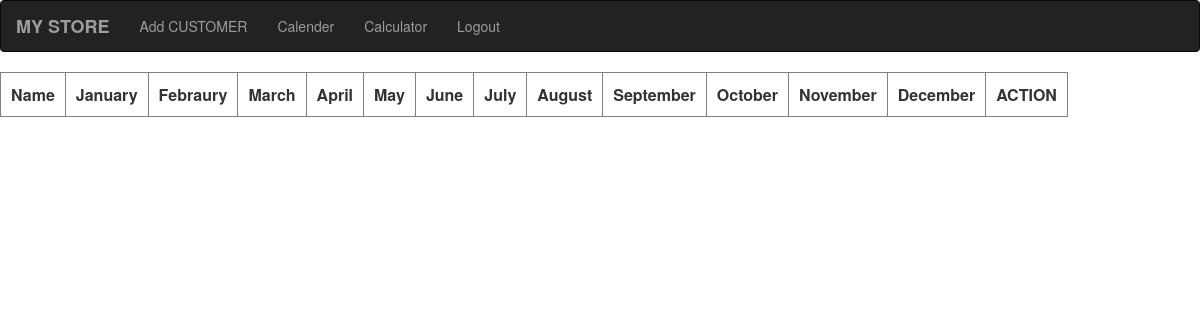
The app's page /monthly/, older data.
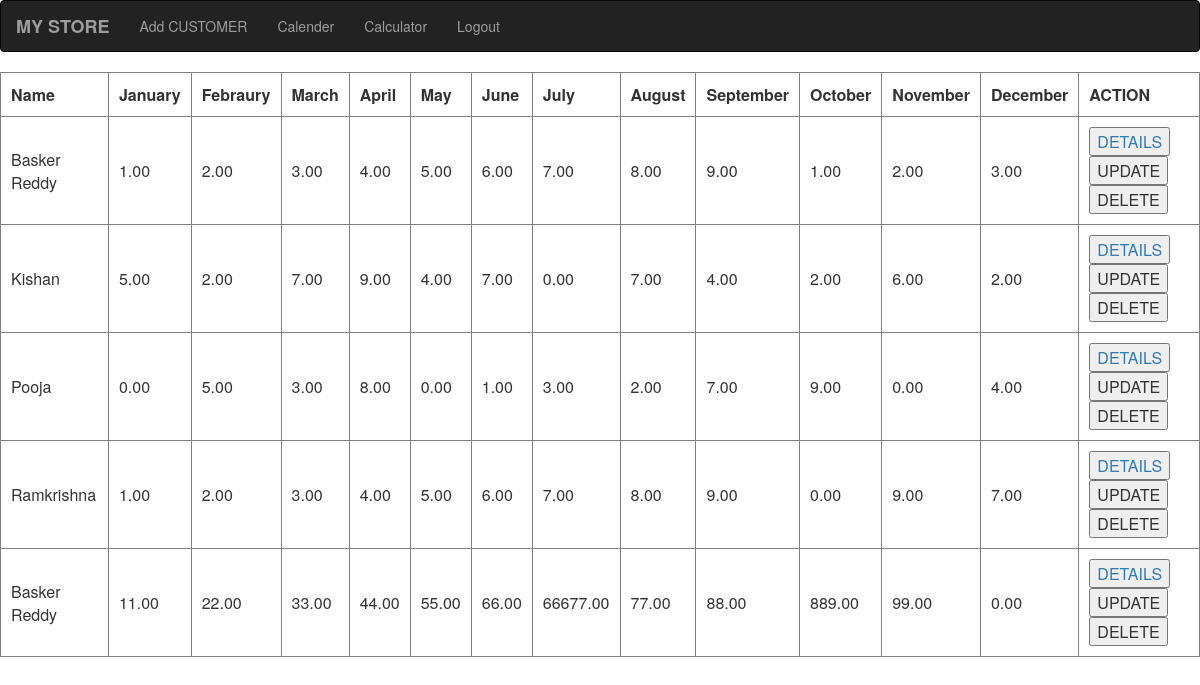
The same page, newer data.
### mystoree/models.py (models this page shows, shortened)
class Monthly(models.Model):
    name=models.ForeignKey(Customer,on_delete=models.CASCADE,related_name='mon',null=True,blank=True)
    january = models.DecimalField(max_digits=10,decimal_places=2)
    febraury = models.DecimalField(max_digits=10,decimal_places=2)
    march = models.DecimalField(max_digits=10,decimal_places=2)
    april = models.DecimalField(max_digits=10,decimal_places=2)
    may = models.DecimalField(max_digits=10,decimal_places=2)
    june = models.DecimalField(max_digits=10,decimal_places=2)
    july = models.DecimalField(max_digits=10,decimal_places=2)
    august = models.DecimalField(max_digits=10,decimal_places=2)
    september = models.DecimalField(max_digits=10,decimal_places=2)
    october = models.DecimalField(max_digits=10,decimal_places=2)
    november = models.DecimalField(max_digits=10,decimal_places=2)
    december = models.DecimalField(max_digits=10,decimal_places=2)

class Customer(models.Model):
    cname = models.CharField(max_length=50)
    cphoto = models.ImageField(upload_to='images/',default='default_image.jpg')
    cphone = models.CharField(max_length=10)
    caddress = models.CharField(max_length=200)

### mystoree/views.py (the view)
# urls.py: path('monthly/',views.monthly,name='monthly'),
def monthly(request):
    mon = Monthly.objects.all()
    return render(request,'mystoree/monthly.html',{'mon':mon})

### mystoree/templates/mystoree/monthly.html
{% extends "mystoree/base.html" %}
{% block content %}
<table style ="border-collapse:collapse ;border: 1px solid gray;">
    <tr>
        <th style ="border: 1px solid gray;padding:10px;">Name</th>
        <th style ="border:1px solid gray;padding:10px;">January</th>
        <th style ="border:1px solid gray;padding:10px;">Febraury</th>
        <th style ="border:1px solid gray;padding:10px;">March</th>
        <th style ="border:1px solid gray;padding:10px;">April</th>
        <th style ="border:1px solid gray;padding:10px;">May</th>
        <th style ="border:1px solid gray;padding:10px;">June</th>
        <th style ="border:1px solid gray;padding:10px;">July</th>
        <th style ="border:1px solid gray;padding:10px;">August</th>
        <th style ="border:1px solid gray;padding:10px;">September</th>
        <th style ="border:1px solid gray;padding:10px;">October</th>
        <th style ="border:1px solid gray;padding:10px;">November</th>
        <th style ="border:1px solid gray;padding:10px;">December</th>
        <th style ="border:1px solid gray;padding:10px;">ACTION</th>
    </tr>
    {% for m in mon %}
    <tr>
        <td style="border: 1px solid gray; padding: 10px;">{{m.name.cname}}</td>
        <td style="border: 1px solid gray; padding: 10px;">{{m.january}}</td>
        <td style="border: 1px solid gray; padding: 10px;">{{m.febraury}}</td>
        <td style="border: 1px solid gray; padding: 10px;">{{m.march}}</td>
        <td style="border: 1px solid gray; padding: 10px;">{{m.april}}</td>
        <td style="border: 1px solid gray; padding: 10px;">{{m.may}}</td>
        <td style="border: 1px solid gray; padding: 10px;">{{m.june}}</td>
        <td style="border: 1px solid gray; padding: 10px;">{{m.july}}</td>
        <td style="border: 1px solid gray; padding: 10px;">{{m.august}}</td>
        <td style="border: 1px solid gray; padding: 10px;">{{m.september}}</td>
        <td style="border: 1px solid gray; padding: 10px;">{{m.october}}</td>
        <td style="border: 1px solid gray; padding: 10px;">{{m.november}}</td>
        <td style="border: 1px solid gray; padding: 10px;">{{m.december}}</td>
        <td style="border: 1px solid gray; padding: 10px;"><button><a href="">DETAILS</a></button><button>UPDATE</button><button>DELETE</button></td>
    </tr>
    {% endfor %}
</table>
{% endblock %}

### mystoree/templates/mystoree/base.html
<html>
  <head>
    <link
      rel="stylesheet"
      href="https://maxcdn.bootstrapcdn.com/bootstrap/3.4.1/css/bootstrap.min.css"
    />
  </head>
  <body>
    <nav class="navbar navbar-inverse">
      <div class="container-fluid">
        <div class="navbar-header">
          <a href="{% url 'mystoree:home'%}"
            class="navbar-brand"
            href=""
            style="font-weight: bold"
            >MY STORE</a
          >
        </div>
        <ul class="nav navbar-nav">
          <li><a href="{% url 'mystoree:addcustomer'%}">Add CUSTOMER</a></li>
          <li><a href="">Calender</a></li>
          <li><a href="">Calculator</a></li>
          <li><a href="">Logout</a></li>
        </ul>
      </div>
    </nav>
  </body>
</html>
{% block content %}
{% endblock %}

Row changes from the older to the newer data that the page shows:
added Monthly: name.cname "Basker Reddy", january "1.00", febraury "2.00", march "3.00", april "4.00", may "5.00", june "6.00", july "7.00", august "8.00", september "9.00", october "1.00", november "2.00", december "3.00"
added Monthly: name.cname "Kishan", january "5.00", febraury "2.00", march "7.00", april "9.00", may "4.00", june "7.00", july "0.00", august "7.00", september "4.00", october "2.00", november "6.00", december "2.00"
added Monthly: name.cname "Pooja", january "0.00", febraury "5.00", march "3.00", april "8.00", may "0.00", june "1.00", july "3.00", august "2.00", september "7.00", october "9.00", november "0.00", december "4.00"
added Monthly: name.cname "Ramkrishna", january "1.00", febraury "2.00", march "3.00", april "4.00", may "5.00", june "6.00", july "7.00", august "8.00", september "9.00", october "0.00", november "9.00", december "7.00"
added Monthly: name.cname "Basker Reddy", january "11.00", febraury "22.00", march "33.00", april "44.00", may "55.00", june "66.00", july "66677.00", august "77.00", september "88.00", october "889.00", november "99.00", december "0.00"
